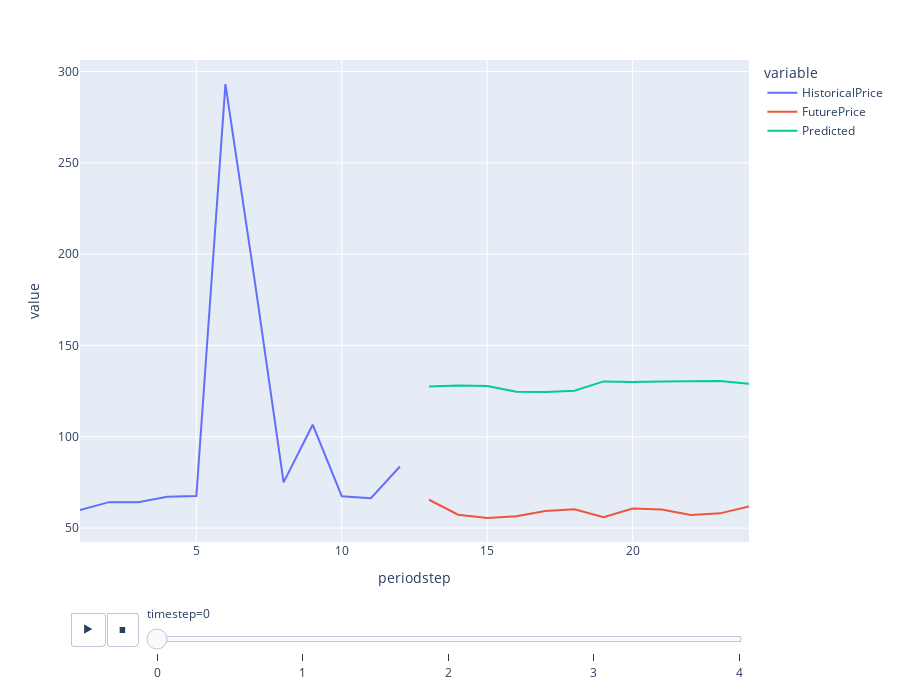

The notebook cell saved with this chart:
### Code cell
fig = px.line(ddf, x="periodstep", y=["HistoricalPrice", "FuturePrice", "Predicted"], animation_frame="timestep")
fig.update_layout(height=700)  
fig.show()

### Figure 1 — Plotly figure (JSON) as saved in the notebook; plotly's stock layout.template omitted (floating-point values rounded to 4 significant figures)
{"data": [{"hovertemplate": "variable=HistoricalPrice<br>timestep=0<br>periodstep=%{x}<br>value=%{y}<extra></extra>", "legendgroup": "HistoricalPrice", "line": {"color": "#636efa", "dash": "solid"}, "marker": {"symbol": "circle"}, "mode": "lines", "name": "HistoricalPrice", "orientation": "v", "showlegend": true, "type": "scatter", "x": [1, 2, 3, 4, 5, 6, 7, 8, 9, 10, 11, 12, 13, 14, 15, 16, 17, 18, 19, 20, 21, 22, 23, 24], "xaxis": "x", "y": [59.91, 64.2, 64.15, 67.2, 67.58, 293.1, 186.2, 75, 106.6, 67.44, 66.31, 83.71, null, null, null, null, null, null, null, null, null, null, null, null], "yaxis": "y"}, {"hovertemplate": "variable=FuturePrice<br>timestep=0<br>periodstep=%{x}<br>value=%{y}<extra></extra>", "legendgroup": "FuturePrice", "line": {"color": "#EF553B", "dash": "solid"}, "marker": {"symbol": "circle"}, "mode": "lines", "name": "FuturePrice", "orientation": "v", "showlegend": true, "type": "scatter", "x": [1, 2, 3, 4, 5, 6, 7, 8, 9, 10, 11, 12, 13, 14, 15, 16, 17, 18, 19, 20, 21, 22, 23, 24], "xaxis": "x", "y": [null, null, null, null, null, null, null, null, null, null, null, null, 65.51, 57.34, 55.57, 56.42, 59.36, 60.26, 55.97, 60.71, 60.15, 57.11, 58.05, 61.79], "yaxis": "y"}, {"hovertemplate": "variable=Predicted<br>timestep=0<br>periodstep=%{x}<br>value=%{y}<extra></extra>", "legendgroup": "Predicted", "line": {"color": "#00cc96", "dash": "solid"}, "marker": {"symbol": "circle"}, "mode": "lines", "name": "Predicted", "orientation": "v", "showlegend": true, "type": "scatter", "x": [1, 2, 3, 4, 5, 6, 7, 8, 9, 10, 11, 12, 13, 14, 15, 16, 17, 18, 19, 20, 21, 22, 23, 24], "xaxis": "x", "y": [null, null, null, null, null, null, null, null, null, null, null, null, 127.6, 128.1, 127.8, 124.6, 124.5, 125.2, 130.3, 130.0, 130.3, 130.5, 130.5, 129.0], "yaxis": "y"}], "layout": {"height": 700, "legend": {"title": {"text": "variable"}, "tracegroupgap": 0}, "margin": {"t": 60}, "sliders": [{"active": 0, "currentvalue": {"prefix": "timestep="}, "len": 0.9, "pad": {"b": 10, "t": 60}, "steps": [{"args": [["0"], {"frame": {"duration": 0, "redraw": false}, "fromcurrent": true, "mode": "immediate", "transition": {"duration": 0, "easing": "linear"}}], "label": "0", "method": "animate"}, {"args": [["1"], {"frame": {"duration": 0, "redraw": false}, "fromcurrent": true, "mode": "immediate", "transition": {"duration": 0, "easing": "linear"}}], "label": "1", "method": "animate"}, {"args": [["2"], {"frame": {"duration": 0, "redraw": false}, "fromcurrent": true, "mode": "immediate", "transition": {"duration": 0, "easing": "linear"}}], "label": "2", "method": "animate"}, {"args": [["3"], {"frame": {"duration": 0, "redraw": false}, "fromcurrent": true, "mode": "immediate", "transition": {"duration": 0, "easing": "linear"}}], "label": "3", "method": "animate"}, {"args": [["4"], {"frame": {"duration": 0, "redraw": false}, "fromcurrent": true, "mode": "immediate", "transition": {"duration": 0, "easing": "linear"}}], "label": "4", "method": "animate"}], "x": 0.1, "xanchor": "left", "y": 0, "yanchor": "top"}], "updatemenus": [{"buttons": [{"args": [null, {"frame": {"duration": 500, "redraw": false}, "fromcurrent": true, "mode": "immediate", "transition": {"duration": 500, "easing": "linear"}}], "label": "&#9654;", "method": "animate"}, {"args": [[null], {"frame": {"duration": 0, "redraw": false}, "fromcurrent": true, "mode": "immediate", "transition": {"duration": 0, "easing": "linear"}}], "label": "&#9724;", "method": "animate"}], "direction": "left", "pad": {"r": 10, "t": 70}, "showactive": false, "type": "buttons", "x": 0.1, "xanchor": "right", "y": 0, "yanchor": "top"}], "xaxis": {"anchor": "y", "domain": [0, 1], "title": {"text": "periodstep"}}, "yaxis": {"anchor": "x", "domain": [0, 1], "title": {"text": "value"}}}}
